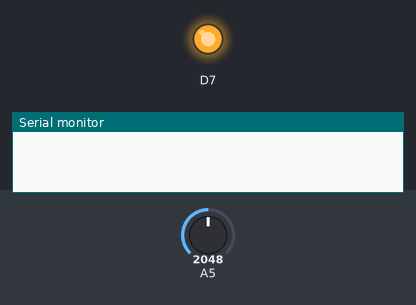
Bench run of a sketch on a simulated Particle Photon. On the bench: output pins drawn as LEDs (lit = HIGH), the last lines printed to the serial monitor. Inputs (shaded band) come from the test bench; at power-on: A5 = 2048.

Above: at 0.1 s.
At 5.6 s:
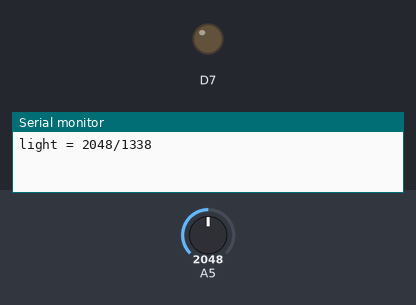
Timing chart, 0 to 7.1 s (numbered marks = the images above):
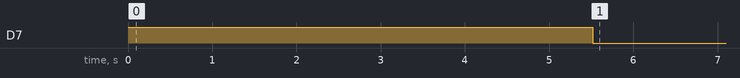

Measured:
- by itself, D7: HIGH → LOW at 5.5 s

The sketch:

parko.ino
```cpp
int lightS = 0;
int carold = 0;
int car = 0;
void setup() {
    pinMode(D7, OUTPUT);
     digitalWrite(D7, HIGH);
    pinMode(A5, INPUT);
    lightS = analogRead(A5);
    delay(1000);
     digitalWrite(D7, HIGH);
    delay(1000);
    lightS = analogRead(A5) + lightS;
    delay(1000);
    lightS = analogRead(A5) + lightS;
    delay(1000);
    lightS = analogRead(A5) + lightS;
    lightS = lightS / 5 - 300;
     digitalWrite(D7, LOW);
}

void loop()
{
    int lightL = analogRead(A5);
    if (lightL < lightS)
    {
       car = 1;
    }
    else
    {
       car = 2;
    }
    //car change- 1 = there is a car. 2 = no car.

    Serial.printf("light = %d/%d\n\r", lightL, lightS);

    if (car != carold)
    {
        digitalWrite(D7, HIGH);
        delay(1500);
        int lightL = analogRead(A5);
        if (lightL < lightS)
        {
           car = 1;
        }
        else
        {
           car = 2;
        }
        if(car != carold)
        {
            carold = car;

            if (lightL < lightS)
            {
                Spark.publish("occupied", "True");
                digitalWrite(D7, LOW);
            }
            else
            {
                Spark.publish("occupied", "False");
                digitalWrite(D7, LOW);
            }
        }
        digitalWrite(D7, LOW);
    }
    delay(1000);
}
```
